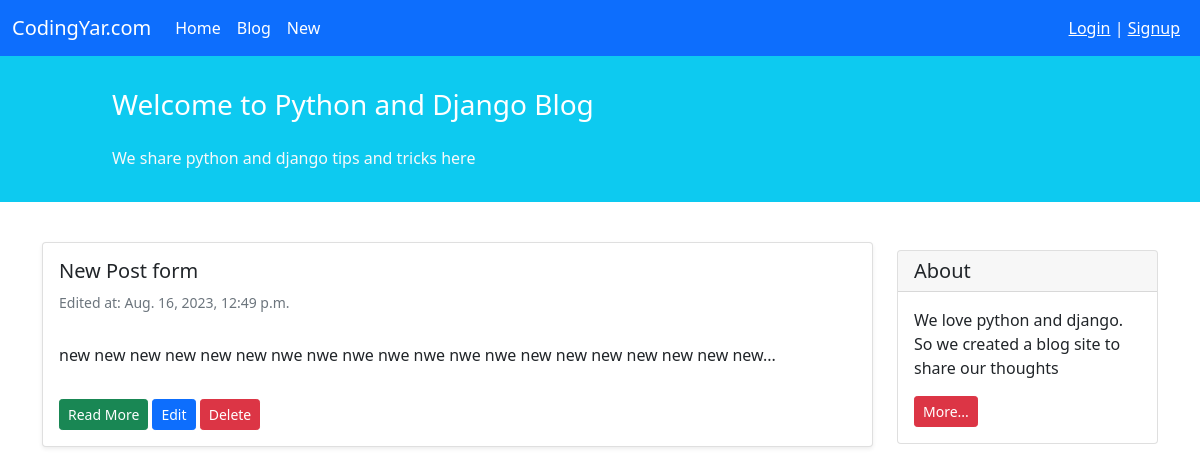
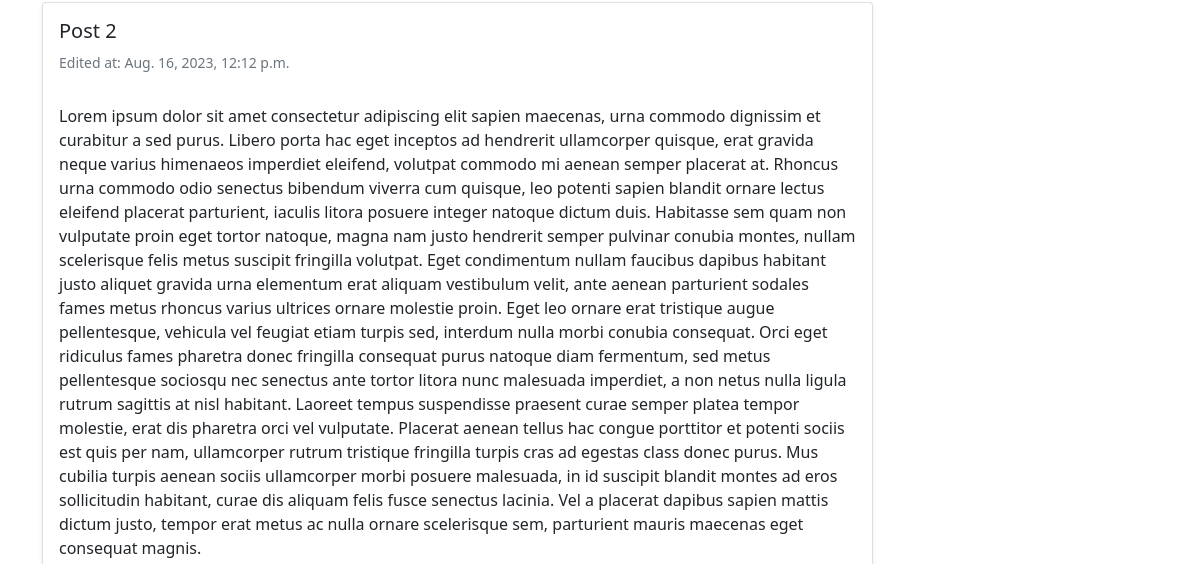
/blog/ (upper part), run on an earlier commit of the app's database (2 pictures, top to bottom).
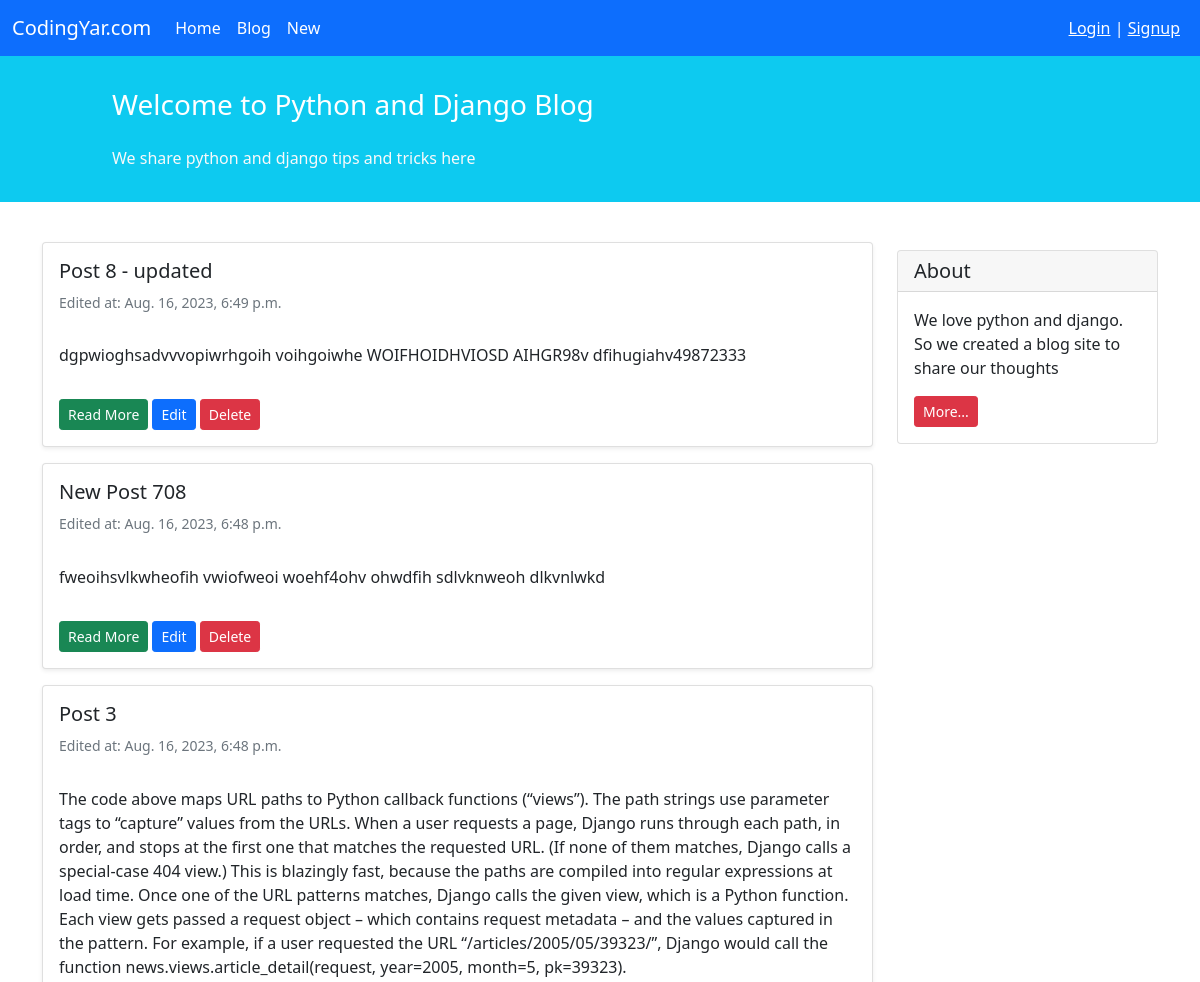
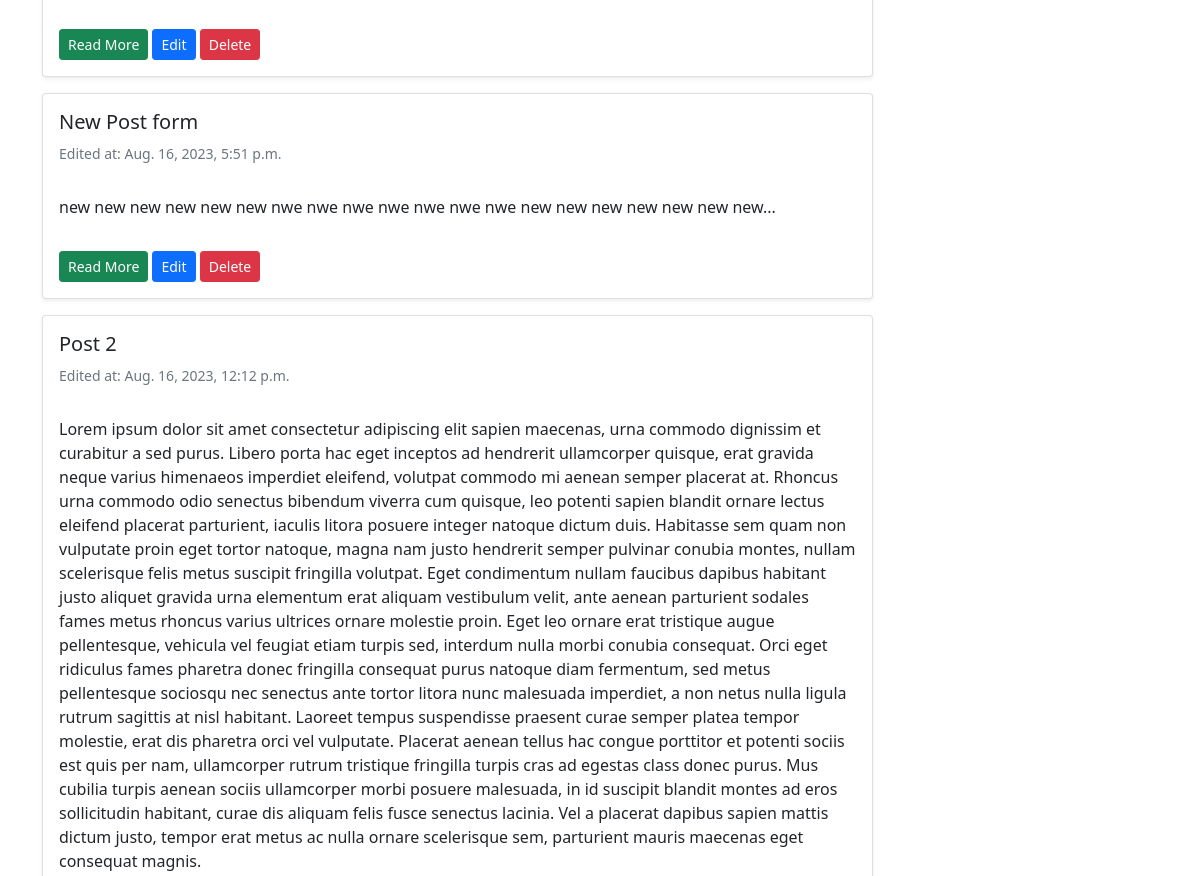
And on a later commit of the database (2 pictures, top to bottom).
### blog/models.py (models this page shows, shortened)
class Post(models.Model):
    STATUS_CHOICES = (
        ('pub', 'published'),
        ('drf', 'draft'),
    )
    title = models.CharField(max_length=100)
    author = models.CharField(max_length=50)
    text = models.TextField()
    author = models.ForeignKey(to='auth.User', on_delete=models.CASCADE)
    datetime_created = models.DateTimeField(auto_now_add=True)
    datetime_modified = models.DateTimeField(auto_now=True)
    status = models.CharField(choices=STATUS_CHOICES, max_length=3)

### blog/views.py (the view)
# urls.py: path('', PostListView.as_view(), name='posts_list'),
class PostListView(generic.ListView):
    template_name = 'blog/posts_list.html'
    context_object_name = 'posts'
    def get_queryset(self):
        return Post.objects.filter(status='pub').order_by('-datetime_modified')

### blog/templates/blog/posts_list.html (shortened to what this page needs)
{% extends '_base.html' %}
{% block content %}
    <div class="container mt-4">
        <div class="row">
            <div class="col-9">
                {% for post in posts %}
                    <div class="card shadow-sm my-3">
                        <div class="card-body">
                            <h5 class="card-title">{{ post.title }}</h5>
                            <h6 class="card-subtitle mb-2 text-muted small py-2">Edited at: {{ post.datetime_modified }}</h6>
                            <p class="card-text py-3">
                                {{ post.text }}
                            </p>
                            <a href={% url 'post_detail' post.id %} class="btn btn-sm btn-success"> Read More</a>
                            <a href={% url 'post_update' post.id %} class="btn btn-sm btn-primary"> Edit</a>
                            <a href={% url 'post_delete' post.id %} class="btn btn-sm btn-danger"> Delete</a>
                        </div>
                    </div>
                {% endfor %}
            </div>
            <div class="col-3">
                <div class="card my-4">
                    <h5 class="card-header">About</h5>
                    <div class="card-body">
                        <p class="card-text">We love python and django. So we created a blog site to share our
                            thoughts</p>
                        <a href="#"
                        class="btn btn-sm btn-danger">
                            More...
                        </a>
                    </div>
                </div>
            </div>
        </div>
    </div>
{% endblock content %}

What changed in the data, as far as the page shows it:
now on this page (row edited): Post: title "Post 8 - updated", datetime_modified "Aug. 16, 2023, 6:49 p.m.", text "dgpwioghsadvvvopiwrhgoih voihgoiwhe WOIFHOIDHVIOSD AIHGR98v dfihugiahv49872333"
now on this page (row edited): Post: title "New Post 708", datetime_modified "Aug. 16, 2023, 6:48 p.m.", text "fweoihsvlkwheofih vwiofweoi woehf4ohv ohwdfih sdlvknweoh dlkvnlwkd"
now on this page (row edited): Post: title "Post 3", datetime_modified "Aug. 16, 2023, 6:48 p.m.", text "The code above maps URL paths to Python callback functions (“views”). The path strings use parameter tags to “capture” values from the URLs. When a user requests a page, Django runs through each path, in order, and stops at the first one that matches the requested URL. (If none of them matches, Django calls a special-case 404 view.) This is blazingly fast, because the paths are compiled into regular expressions at load time. Once one of the URL patterns matches, Django calls the given view, which is a Python function. Each view gets passed a request object – which contains request metadata – and the values captured in the pattern. For example, if a user requested the URL…"
changed Post "New Post form": datetime_modified "Aug. 16, 2023, 12:49 p.m." → "Aug. 16, 2023, 5:51 p.m."
